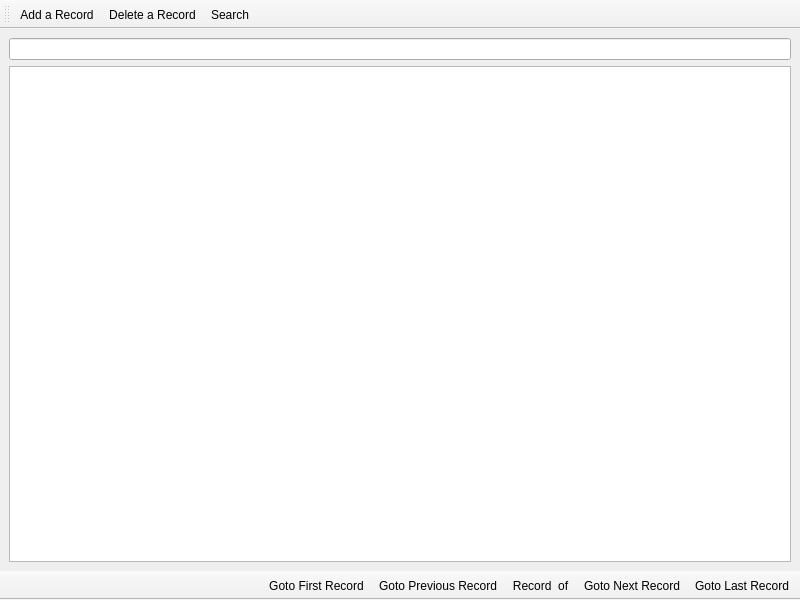
<?xml version="1.0" encoding="UTF-8"?>
<ui version="4.0">
 <class>MainWindow</class>
 <widget class="QMainWindow" name="MainWindow">
  <property name="geometry">
   <rect>
    <x>0</x>
    <y>0</y>
    <width>800</width>
    <height>600</height>
   </rect>
  </property>
  <property name="windowTitle">
   <string>MainWindow</string>
  </property>
  <property name="toolButtonStyle">
   <enum>Qt::ToolButtonTextOnly</enum>
  </property>
  <widget class="QWidget" name="centralwidget">
   <layout class="QVBoxLayout" name="verticalLayout">
    <item>
     <widget class="QLineEdit" name="lineEdit"/>
    </item>
    <item>
     <widget class="QTableView" name="tableView">
      <property name="alternatingRowColors">
       <bool>true</bool>
      </property>
      <property name="sortingEnabled">
       <bool>true</bool>
      </property>
     </widget>
    </item>
   </layout>
  </widget>
  <widget class="QToolBar" name="toolCrud">
   <property name="windowTitle">
    <string>toolBar</string>
   </property>
   <property name="toolButtonStyle">
    <enum>Qt::ToolButtonTextBesideIcon</enum>
   </property>
   <attribute name="toolBarArea">
    <enum>TopToolBarArea</enum>
   </attribute>
   <attribute name="toolBarBreak">
    <bool>false</bool>
   </attribute>
   <addaction name="actionAdd"/>
   <addaction name="actionDelete"/>
   <addaction name="actionSearch"/>
  </widget>
  <widget class="QToolBar" name="toolBar_2">
   <property name="windowTitle">
    <string>toolBar_2</string>
   </property>
   <property name="layoutDirection">
    <enum>Qt::RightToLeft</enum>
   </property>
   <property name="movable">
    <bool>false</bool>
   </property>
   <property name="orientation">
    <enum>Qt::Horizontal</enum>
   </property>
   <property name="toolButtonStyle">
    <enum>Qt::ToolButtonIconOnly</enum>
   </property>
   <property name="floatable">
    <bool>false</bool>
   </property>
   <attribute name="toolBarArea">
    <enum>BottomToolBarArea</enum>
   </attribute>
   <attribute name="toolBarBreak">
    <bool>false</bool>
   </attribute>
   <addaction name="actionLast"/>
   <addaction name="actionNext"/>
   <addaction name="actionRecordCount"/>
   <addaction name="actionPrev"/>
   <addaction name="actionFirst"/>
  </widget>
  <action name="actionDelete">
   <property name="icon">
    <iconset resource="../../PropSol/resources/icons.qrc">
     <normaloff>:/CRUD/icons/deleteRecord.png</normaloff>:/CRUD/icons/deleteRecord.png</iconset>
   </property>
   <property name="text">
    <string>Delete a Record</string>
   </property>
   <property name="toolTip">
    <string>Delete a Record</string>
   </property>
  </action>
  <action name="actionAdd">
   <property name="icon">
    <iconset resource="../../PropSol/resources/icons.qrc">
     <normaloff>:/CRUD/icons/addNewRecord.png</normaloff>:/CRUD/icons/addNewRecord.png</iconset>
   </property>
   <property name="text">
    <string>Add a Record</string>
   </property>
  </action>
  <action name="actionFirst">
   <property name="icon">
    <iconset resource="../../PropSol/resources/icons.qrc">
     <normaloff>:/Navigation/icons/GoToFirstRecord.png</normaloff>:/Navigation/icons/GoToFirstRecord.png</iconset>
   </property>
   <property name="text">
    <string>Goto First Record</string>
   </property>
   <property name="toolTip">
    <string>Goto First Record</string>
   </property>
  </action>
  <action name="actionPrev">
   <property name="icon">
    <iconset resource="../../PropSol/resources/icons.qrc">
     <normaloff>:/Navigation/icons/GoToPrevRecord.png</normaloff>:/Navigation/icons/GoToPrevRecord.png</iconset>
   </property>
   <property name="text">
    <string>Goto Previous Record</string>
   </property>
   <property name="toolTip">
    <string>Goto Previous Record</string>
   </property>
  </action>
  <action name="actionNext">
   <property name="icon">
    <iconset resource="../../PropSol/resources/icons.qrc">
     <normaloff>:/Navigation/icons/GoToNextRecord.png</normaloff>:/Navigation/icons/GoToNextRecord.png</iconset>
   </property>
   <property name="text">
    <string>Goto Next Record</string>
   </property>
   <property name="toolTip">
    <string>Goto Next Record</string>
   </property>
  </action>
  <action name="actionLast">
   <property name="icon">
    <iconset resource="../../PropSol/resources/icons.qrc">
     <normaloff>:/Navigation/icons/GoToLastRecord.png</normaloff>:/Navigation/icons/GoToLastRecord.png</iconset>
   </property>
   <property name="text">
    <string>Goto Last Record</string>
   </property>
   <property name="toolTip">
    <string>Goto Last Record</string>
   </property>
  </action>
  <action name="actionRecordCount">
   <property name="text">
    <string>Record ... of ...</string>
   </property>
  </action>
  <action name="actionSearch">
   <property name="icon">
    <iconset resource="../../PropSol/resources/icons.qrc">
     <normaloff>:/CRUD/icons/search.png</normaloff>:/CRUD/icons/search.png</iconset>
   </property>
   <property name="text">
    <string>Search</string>
   </property>
   <property name="toolTip">
    <string>Search</string>
   </property>
  </action>
 </widget>
 <resources>
  <include location="../../PropSol/resources/icons.qrc"/>
 </resources>
 <connections/>
</ui>
